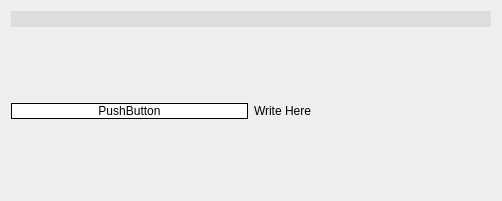
<?xml version="1.0" encoding="UTF-8"?>
<ui version="4.0">
 <class>Form</class>
 <widget class="QWidget" name="Form">
  <property name="geometry">
   <rect>
    <x>0</x>
    <y>0</y>
    <width>502</width>
    <height>201</height>
   </rect>
  </property>
  <property name="windowTitle">
   <string>Form</string>
  </property>
  <property name="styleSheet">
   <string notr="true">QLineEdit{
background-color:#ddd;
border-radius: 20px;
}

QPushButton{
background-color:#fff;
border-radius:10px;
border:1px solid black;
}

QPushButton:hover{
background-color:red;
}</string>
  </property>
  <layout class="QVBoxLayout" name="verticalLayout_2">
   <item>
    <layout class="QVBoxLayout" name="verticalLayout">
     <item>
      <widget class="QLineEdit" name="lineEdit"/>
     </item>
     <item>
      <layout class="QHBoxLayout" name="horizontalLayout">
       <item>
        <widget class="QPushButton" name="pushButton">
         <property name="text">
          <string>PushButton</string>
         </property>
        </widget>
       </item>
       <item alignment="Qt::AlignHCenter|Qt::AlignVCenter">
        <widget class="QLabel" name="label">
         <property name="enabled">
          <bool>true</bool>
         </property>
         <property name="minimumSize">
          <size>
           <width>237</width>
           <height>152</height>
          </size>
         </property>
         <property name="maximumSize">
          <size>
           <width>16777215</width>
           <height>16777215</height>
          </size>
         </property>
         <property name="layoutDirection">
          <enum>Qt::LeftToRight</enum>
         </property>
         <property name="styleSheet">
          <string notr="true">text-align: center;</string>
         </property>
         <property name="text">
          <string>Write Here</string>
         </property>
        </widget>
       </item>
      </layout>
     </item>
    </layout>
   </item>
  </layout>
 </widget>
 <resources/>
 <connections/>
</ui>
